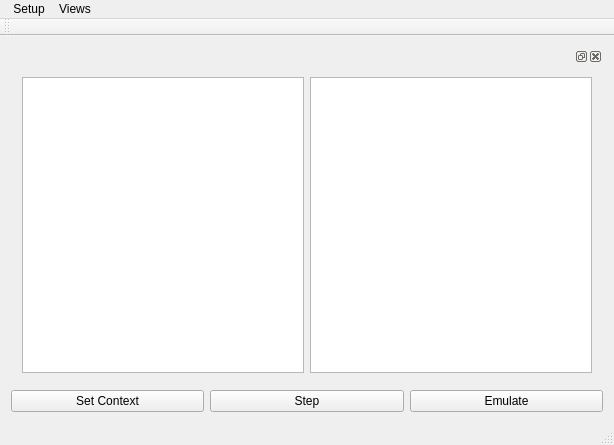
<?xml version="1.0" encoding="UTF-8"?>
<ui version="4.0">
 <class>MainWindow</class>
 <widget class="QMainWindow" name="MainWindow">
  <property name="geometry">
   <rect>
    <x>0</x>
    <y>0</y>
    <width>614</width>
    <height>445</height>
   </rect>
  </property>
  <property name="windowTitle">
   <string>MainWindow</string>
  </property>
  <widget class="QWidget" name="centralWidget">
   <layout class="QVBoxLayout" name="verticalLayout_2">
    <item>
     <layout class="QHBoxLayout" name="horizontalLayout_2">
      <item>
       <widget class="QDockWidget" name="dockWidget">
        <widget class="QWidget" name="dockWidgetContents">
         <layout class="QHBoxLayout" name="horizontalLayout_3">
          <item>
           <widget class="QTableView" name="tableViewContext"/>
          </item>
          <item>
           <widget class="QListView" name="listViewDisasm"/>
          </item>
         </layout>
        </widget>
       </widget>
      </item>
     </layout>
    </item>
    <item>
     <layout class="QVBoxLayout" name="verticalLayout">
      <item>
       <layout class="QHBoxLayout" name="horizontalLayout">
        <item>
         <widget class="QPushButton" name="onSetContext">
          <property name="text">
           <string>Set Context</string>
          </property>
         </widget>
        </item>
        <item>
         <widget class="QPushButton" name="onStepButton">
          <property name="text">
           <string>Step</string>
          </property>
         </widget>
        </item>
        <item>
         <widget class="QPushButton" name="onEmulateButton">
          <property name="text">
           <string>Emulate</string>
          </property>
         </widget>
        </item>
       </layout>
      </item>
     </layout>
    </item>
   </layout>
  </widget>
  <widget class="QMenuBar" name="menuBar">
   <property name="geometry">
    <rect>
     <x>0</x>
     <y>0</y>
     <width>614</width>
     <height>26</height>
    </rect>
   </property>
   <widget class="QMenu" name="menu_Setup">
    <property name="title">
     <string> Setup</string>
    </property>
    <addaction name="actionConfigure"/>
   </widget>
   <widget class="QMenu" name="menuView">
    <property name="title">
     <string>Views</string>
    </property>
    <addaction name="actionContext_Editor_Menu"/>
    <addaction name="actionMapped_Mem_View"/>
   </widget>
   <addaction name="menu_Setup"/>
   <addaction name="menuView"/>
  </widget>
  <widget class="QToolBar" name="mainToolBar">
   <attribute name="toolBarArea">
    <enum>TopToolBarArea</enum>
   </attribute>
   <attribute name="toolBarBreak">
    <bool>false</bool>
   </attribute>
  </widget>
  <widget class="QStatusBar" name="statusBar"/>
  <action name="actionContext_Editor">
   <property name="text">
    <string>Context Editor</string>
   </property>
  </action>
  <action name="actionContext_Editor_Menu">
   <property name="text">
    <string>Context Editor</string>
   </property>
  </action>
  <action name="actionMapped_Mem_View">
   <property name="text">
    <string>Mapped Mem View</string>
   </property>
  </action>
  <action name="actionConfigure">
   <property name="text">
    <string>Configure</string>
   </property>
   <property name="shortcut">
    <string>Ctrl+C</string>
   </property>
  </action>
 </widget>
 <layoutdefault spacing="6" margin="11"/>
 <resources/>
 <connections/>
</ui>
